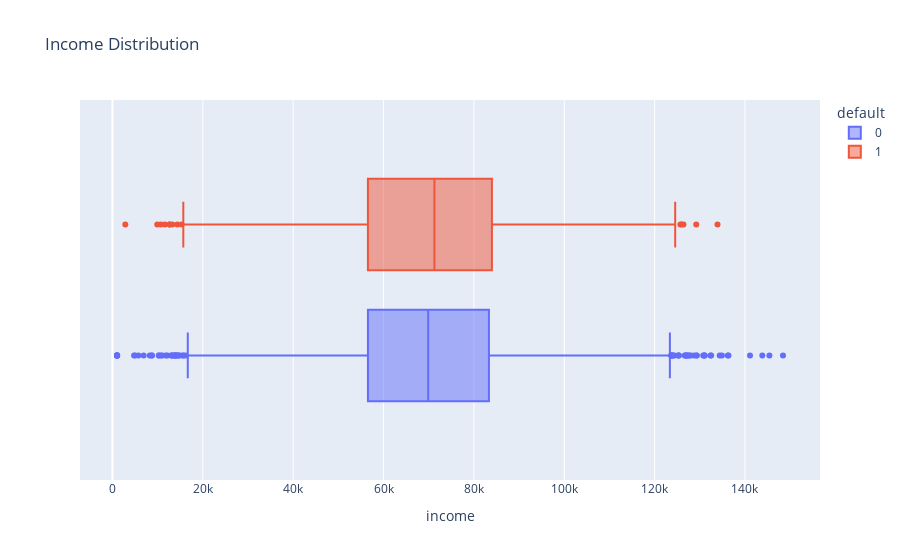

Source (notebook cell):
### Code cell
px.box(df, x="income", title="Income Distribution", color="default")

### Figure 1 — Plotly figure (JSON) as saved in the notebook; plotly's stock layout.template omitted (floating-point values rounded to 4 significant figures; data arrays with more than 128 entries replaced by an {"elided": "..."} marker saying what was removed)
{"data": [{"alignmentgroup": "True", "hovertemplate": "default=0<br>income=%{x}<extra></extra>", "legendgroup": "0", "marker": {"color": "#636efa"}, "name": "0", "notched": false, "offsetgroup": "0", "orientation": "h", "showlegend": true, "type": "box", "x": {"elided": "8149 float values"}, "x0": " ", "xaxis": "x", "y0": " ", "yaxis": "y"}, {"alignmentgroup": "True", "hovertemplate": "default=1<br>income=%{x}<extra></extra>", "legendgroup": "1", "marker": {"color": "#EF553B"}, "name": "1", "notched": false, "offsetgroup": "1", "orientation": "h", "showlegend": true, "type": "box", "x": {"elided": "1851 float values"}, "x0": " ", "xaxis": "x", "y0": " ", "yaxis": "y"}], "layout": {"boxmode": "group", "legend": {"title": {"text": "default"}, "tracegroupgap": 0}, "title": {"text": "Income Distribution"}, "xaxis": {"anchor": "y", "domain": [0, 1], "title": {"text": "income"}}, "yaxis": {"anchor": "x", "domain": [0, 1]}}}
